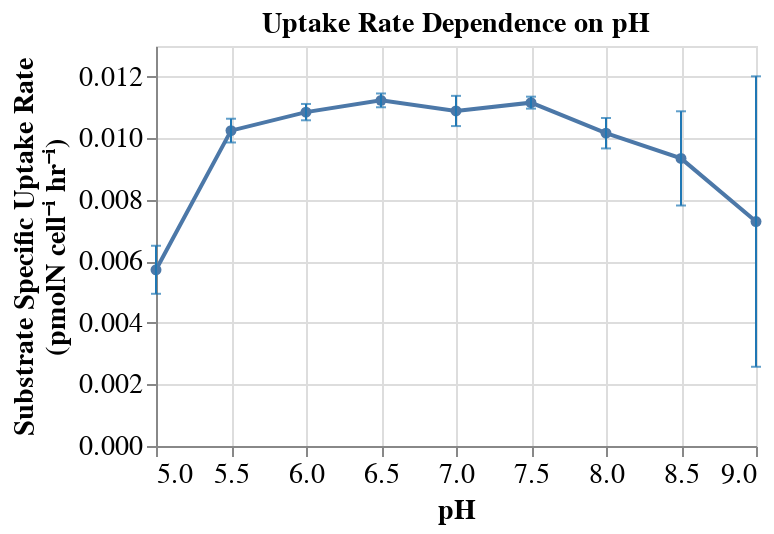

Notebook source saved alongside this figure:
### Code cell
point = alt.Chart(data=q_df[q_df.Method=='Cell-count-based']).mark_line(point=True).encode(
    alt.X('pH'),
    alt.Y('mean(uptake_rate):Q', title=['Substrate Specific Uptake Rate','(pmolN cell\u207B\u2071 hr\u207B\u2071)']))

error_bar = alt.Chart(data=q_df[q_df.Method=='Cell-count-based']).mark_errorbar(extent='stdev', color=alt.HexColor('#1f77b4'), ticks=True).encode(
    alt.X('pH'),
    alt.Y('uptake_rate:Q', title=['Substrate Specific Uptake Rate','(pmolN cell\u207B\u2071 hr\u207B\u2071)']))

figure = (point + error_bar).properties(width=300, height=200, title='Uptake Rate Dependence on pH').configure_axis(
    labelFontSize=14, titleFontSize=14).configure_title(fontSize=14).configure_legend(labelFontSize=14, titleFontSize=14)
figure.save('figures/pH_uptake_rate.svg')
figure

### Figure 1 — Vega-Lite specification as saved in the notebook (floating-point values rounded to 4 significant figures)
{"config": {"view": {"continuousWidth": 300, "continuousHeight": 300}, "axis": {"labelFontSize": 14, "titleFontSize": 14}, "legend": {"labelFontSize": 14, "titleFontSize": 14}, "title": {"fontSize": 14}}, "layer": [{"data": {"name": "data-b2efe7d520946bac52f0e6a20b79a167"}, "mark": {"type": "line", "point": true}, "encoding": {"x": {"field": "pH", "type": "quantitative"}, "y": {"aggregate": "mean", "field": "uptake_rate", "title": ["Substrate Specific Uptake Rate", "(pmolN cell⁻ⁱ hr⁻ⁱ)"], "type": "quantitative"}}}, {"data": {"name": "data-b2efe7d520946bac52f0e6a20b79a167"}, "mark": {"type": "errorbar", "color": "#1f77b4", "extent": "stdev", "ticks": true}, "encoding": {"x": {"field": "pH", "type": "quantitative"}, "y": {"field": "uptake_rate", "title": ["Substrate Specific Uptake Rate", "(pmolN cell⁻ⁱ hr⁻ⁱ)"], "type": "quantitative"}}}], "height": 200, "title": "Uptake Rate Dependence on pH", "width": 300, "$schema": "https://vega.github.io/schema/vega-lite/v5.8.0.json", "datasets": {"data-b2efe7d520946bac52f0e6a20b79a167": [{"pH": 5.0, "Replicate": 1, "Growth_rate": 0.004331, "Method": "Cell-count-based", "Strain": "MLSD-S22", "Yield_cells-per-pmol-N": 0.6533, "uptake_rate": 0.006628}, {"pH": 5.0, "Replicate": 2, "Growth_rate": -0.0001638, "Method": "Cell-count-based", "Strain": "MLSD-S22", "Yield_cells-per-pmol-N": -0.03116, "uptake_rate": 0.005255}, {"pH": 5.0, "Replicate": 3, "Growth_rate": 0.005966, "Method": "Cell-count-based", "Strain": "MLSD-S22", "Yield_cells-per-pmol-N": 1.126, "uptake_rate": 0.005298}, {"pH": 5.5, "Replicate": 1, "Growth_rate": 0.03894, "Method": "Cell-count-based", "Strain": "MLSD-S22", "Yield_cells-per-pmol-N": 3.949, "uptake_rate": 0.00986}, {"pH": 5.5, "Replicate": 2, "Growth_rate": 0.04014, "Method": "Cell-count-based", "Strain": "MLSD-S22", "Yield_cells-per-pmol-N": 3.913, "uptake_rate": 0.01026}, {"pH": 5.5, "Replicate": 3, "Growth_rate": 0.0403, "Method": "Cell-count-based", "Strain": "MLSD-S22", "Yield_cells-per-pmol-N": 3.79, "uptake_rate": 0.01063}, {"pH": 6.0, "Replicate": 1, "Growth_rate": 0.04273, "Method": "Cell-count-based", "Strain": "MLSD-S22", "Yield_cells-per-pmol-N": 3.904, "uptake_rate": 0.01095}, {"pH": 6.0, "Replicate": 2, "Growth_rate": 0.04311, "Method": "Cell-count-based", "Strain": "MLSD-S22", "Yield_cells-per-pmol-N": 4.085, "uptake_rate": 0.01055}, {"pH": 6.0, "Replicate": 3, "Growth_rate": 0.04617, "Method": "Cell-count-based", "Strain": "MLSD-S22", "Yield_cells-per-pmol-N": 4.176, "uptake_rate": 0.01106}, {"pH": 6.5, "Replicate": 1, "Growth_rate": 0.04569, "Method": "Cell-count-based", "Strain": "MLSD-S22", "Yield_cells-per-pmol-N": 4.096, "uptake_rate": 0.01115}, {"pH": 6.5, "Replicate": 2, "Growth_rate": 0.04494, "Method": "Cell-count-based", "Strain": "MLSD-S22", "Yield_cells-per-pmol-N": 4.064, "uptake_rate": 0.01106}, {"pH": 6.5, "Replicate": 3, "Growth_rate": 0.04654, "Method": "Cell-count-based", "Strain": "MLSD-S22", "Yield_cells-per-pmol-N": 4.052, "uptake_rate": 0.01149}, {"pH": 7.0, "Replicate": 1, "Growth_rate": 0.04637, "Method": "Cell-count-based", "Strain": "MLSD-S22", "Yield_cells-per-pmol-N": 4.159, "uptake_rate": 0.01115}, {"pH": 7.0, "Replicate": 2, "Growth_rate": 0.04741, "Method": "Cell-count-based", "Strain": "MLSD-S22", "Yield_cells-per-pmol-N": 4.235, "uptake_rate": 0.01119}, {"pH": 7.0, "Replicate": 3, "Growth_rate": 0.04348, "Method": "Cell-count-based", "Strain": "MLSD-S22", "Yield_cells-per-pmol-N": 4.212, "uptake_rate": 0.01032}, {"pH": 7.5, "Replicate": 1, "Growth_rate": 0.04474, "Method": "Cell-count-based", "Strain": "MLSD-S22", "Yield_cells-per-pmol-N": 4.079, "uptake_rate": 0.01097}, {"pH": 7.5, "Replicate": 2, "Growth_rate": 0.04457, "Method": "Cell-count-based", "Strain": "MLSD-S22", "Yield_cells-per-pmol-N": 3.997, "uptake_rate": 0.01115}, {"pH": 7.5, "Replicate": 3, "Growth_rate": 0.04483, "Method": "Cell-count-based", "Strain": "MLSD-S22", "Yield_cells-per-pmol-N": 3.948, "uptake_rate": 0.01136}, {"pH": 8.0, "Replicate": 1, "Growth_rate": 0.04117, "Method": "Cell-count-based", "Strain": "MLSD-S22", "Yield_cells-per-pmol-N": 4.126, "uptake_rate": 0.009978}, {"pH": 8.0, "Replicate": 2, "Growth_rate": 0.04307, "Method": "Cell-count-based", "Strain": "MLSD-S22", "Yield_cells-per-pmol-N": 4.015, "uptake_rate": 0.01073}, {"pH": 8.0, "Replicate": 3, "Growth_rate": 0.03928, "Method": "Cell-count-based", "Strain": "MLSD-S22", "Yield_cells-per-pmol-N": 4.011, "uptake_rate": 0.009792}, {"pH": 8.5, "Replicate": 1, "Growth_rate": 0.0237, "Method": "Cell-count-based", "Strain": "MLSD-S22", "Yield_cells-per-pmol-N": 3.125, "uptake_rate": 0.007585}, {"pH": 8.5, "Replicate": 2, "Growth_rate": 0.0311, "Method": "Cell-count-based", "Strain": "MLSD-S22", "Yield_cells-per-pmol-N": 3.078, "uptake_rate": 0.0101}, {"pH": 8.5, "Replicate": 3, "Growth_rate": 0.03022, "Method": "Cell-count-based", "Strain": "MLSD-S22", "Yield_cells-per-pmol-N": 2.919, "uptake_rate": 0.01035}, {"pH": 9.0, "Replicate": 1, "Growth_rate": 0.0305, "Method": "Cell-count-based", "Strain": "MLSD-S22", "Yield_cells-per-pmol-N": 2.737, "uptake_rate": 0.01115}, {"pH": 9.0, "Replicate": 2, "Growth_rate": 0.02016, "Method": "Cell-count-based", "Strain": "MLSD-S22", "Yield_cells-per-pmol-N": 2.316, "uptake_rate": 0.008707}, {"pH": 9.0, "Replicate": 3, "Growth_rate": 0.0126, "Method": "Cell-count-based", "Strain": "MLSD-S22", "Yield_cells-per-pmol-N": 6.21, "uptake_rate": 0.00203}]}}
